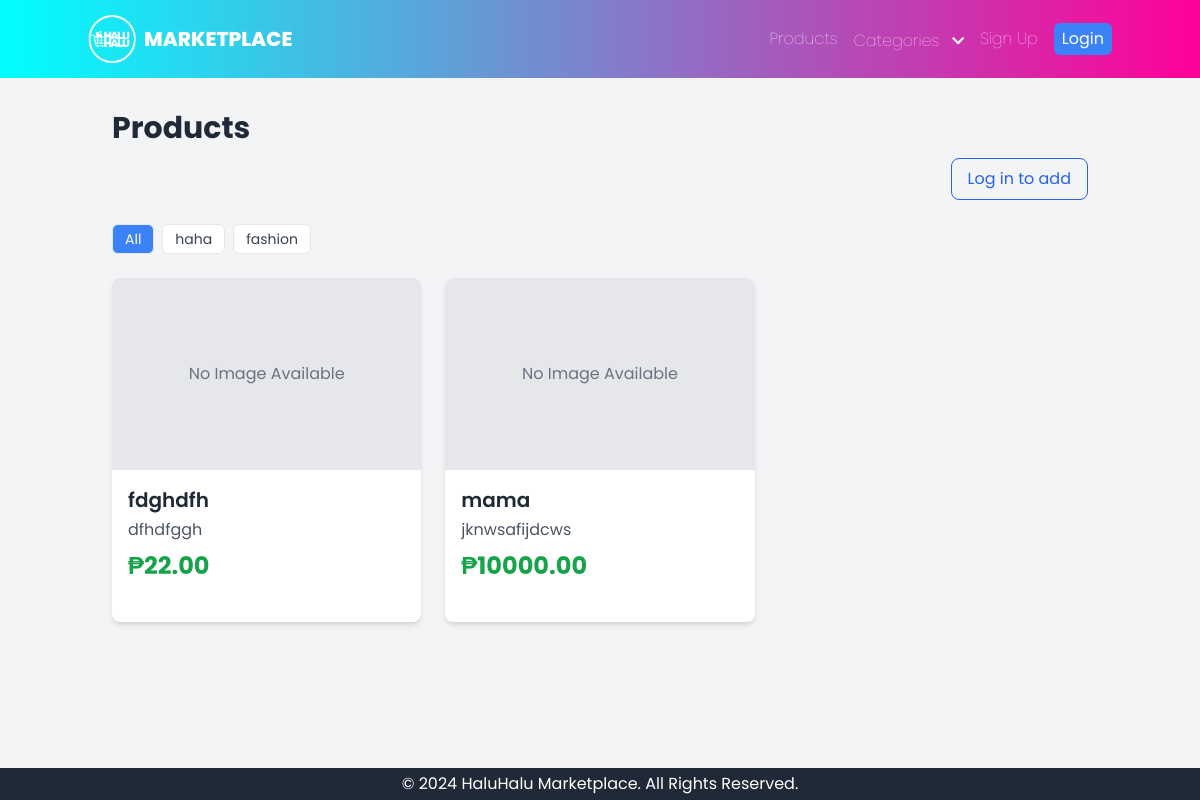
Before: /products/ with the older database file.
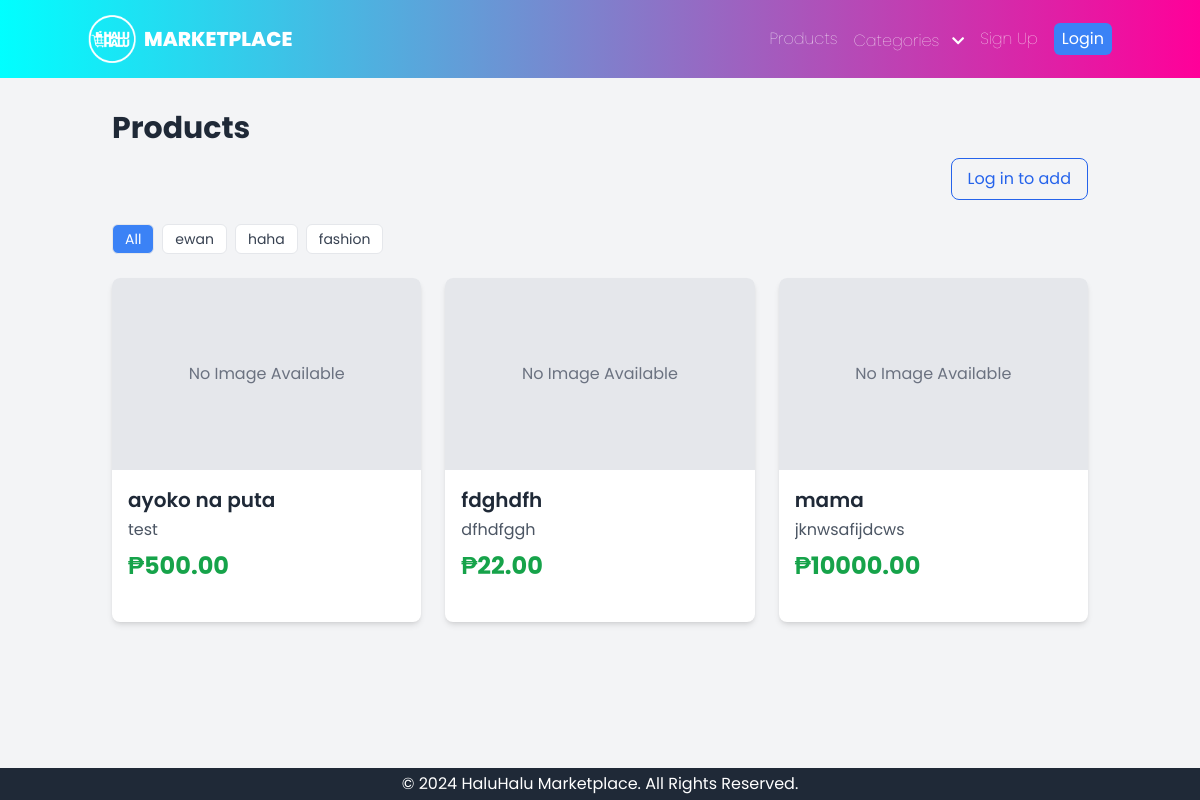
After: the same page with the newer database file.
### core/models.py (models this page shows, shortened)
class Product(models.Model):
    title = models.CharField(max_length=255)
    description = models.TextField()
    price = models.DecimalField(max_digits=10, decimal_places=2)
    category = models.CharField(max_length=100)
    image = models.ImageField(upload_to='product_images/', blank=True, null=True)
    is_sold = models.BooleanField(default=False)
    seller = models.ForeignKey(settings.AUTH_USER_MODEL, on_delete=models.CASCADE, related_name='products')
    posted_at = models.DateTimeField(auto_now_add=True)
    class Meta:
        ordering = ['-posted_at']

### core/views.py (the view)
# urls.py: path('products/', ProductListView.as_view(), name='product_list'),
class ProductListView(ListView):
    model = Product
    template_name = 'core/product_list.html'
    context_object_name = 'products'
    paginate_by = 10
    def get_queryset(self):
        queryset = super().get_queryset()
        category_name = self.kwargs.get('category_name')
        if category_name:
            queryset = queryset.filter(category__iexact=category_name)
        return queryset
    def get_context_data(self, **kwargs):
        context = super().get_context_data(**kwargs)
        context['selected_category'] = self.kwargs.get('category_name')
        context['categories'] = Product.objects.values_list('category', flat=True).distinct()
        return context

### core/context_processors.py (called while the page is built)
def categories_processor(request):
    unique_categories = Product.objects.values_list('category', flat=True).distinct().order_by('category')
    return {'categories': unique_categories}

### core/templates/core/product_list.html (shortened to what this page needs)
{% extends 'base.html' %}
{% block content %}
<h1 class="text-3xl font-bold text-gray-800 mb-3">Products</h1>
<div class="mb-6 flex justify-end">
  {% if user.is_authenticated %}
    <a href="{% url 'product_add' %}"
       class="inline-flex items-center gap-2 px-4 py-2 rounded-lg bg-blue-600 text-white hover:bg-blue-700">
      <span class="text-xl leading-none">＋</span> Add Product
    </a>
  {% else %}
    <a href="{% url 'login' %}?next={% url 'product_add' %}"
       class="inline-flex items-center gap-2 px-4 py-2 rounded-lg border border-blue-600 text-blue-600 hover:bg-blue-50">
      Log in to add
    </a>
  {% endif %}
</div>
<div class="mb-6 flex flex-wrap gap-2">
    <a href="{% url 'product_list' %}"
       class="px-3 py-1 rounded-md text-sm border {% if not selected_category %}bg-blue-500 text-white{% else %}bg-white text-gray-700 hover:bg-gray-100{% endif %}">
        All
    </a>
    {% for category in categories %}
        <a href="{% url 'category_list' category %}"
           class="px-3 py-1 rounded-md text-sm border {% if selected_category == category %}bg-blue-500 text-white{% else %}bg-white text-gray-700 hover:bg-gray-100{% endif %}">
            {{ category }}
        </a>
    {% endfor %}
</div>
<div class="grid grid-cols-1 sm:grid-cols-2 lg:grid-cols-3 xl:grid-cols-4 gap-6">
    {% for product in products %}
        <div class="bg-white rounded-lg shadow-md overflow-hidden transition-transform duration-200 hover:scale-105">
            <a href="{% url 'product_detail' product.pk %}">
                {% if product.image %}
                    <img src="{{ product.image.url }}" alt="{{ product.title }}" class="w-full h-48 object-cover">
                {% else %}
                    <div class="w-full h-48 flex items-center justify-center bg-gray-200 text-gray-500">
                        No Image Available
                    </div>
                {% endif %}
            </a>
            <div class="p-4 flex flex-col h-full">
                <h2 class="text-xl font-semibold text-gray-800">{{ product.title }}</h2>
                <p class="text-gray-600 mt-1 line-clamp-2">{{ product.description }}</p>
                <p class="mt-2 text-2xl font-bold text-green-600">₱{{ product.price }}</p>
            </div>
        </div>
    {% empty %}
        <p class="col-span-full text-center text-gray-600">No products available yet.</p>
    {% endfor %}
</div>
{% endblock %}

Changed rows visible on the page:
added Product: image "No Image Available", title "ayoko na puta", description "test", price "500.00"
Other visible differences:
new list line: "ewan"
